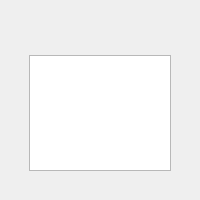
<?xml version="1.0" encoding="UTF-8"?>
<ui version="4.0">
 <class>Form</class>
 <widget class="QWidget" name="Form">
  <property name="geometry">
   <rect>
    <x>0</x>
    <y>0</y>
    <width>200</width>
    <height>200</height>
   </rect>
  </property>
  <property name="maximumSize">
   <size>
    <width>200</width>
    <height>200</height>
   </size>
  </property>
  <property name="windowTitle">
   <string>Form</string>
  </property>
  <property name="styleSheet">
   <string notr="true"/>
  </property>
  <layout class="QGridLayout" name="gridLayout">
   <item row="0" column="0">
    <widget class="QWidget" name="widget" native="true">
     <layout class="QGridLayout" name="gridLayout_2">
      <item row="0" column="0">
       <widget class="QFrame" name="note_item_2">
        <property name="styleSheet">
         <string notr="true"/>
        </property>
        <layout class="QGridLayout" name="note_item">
         <property name="horizontalSpacing">
          <number>0</number>
         </property>
         <property name="verticalSpacing">
          <number>6</number>
         </property>
         <item row="0" column="6">
          <widget class="QPushButton" name="delete_btn">
           <property name="minimumSize">
            <size>
             <width>16</width>
             <height>16</height>
            </size>
           </property>
           <property name="baseSize">
            <size>
             <width>30</width>
             <height>30</height>
            </size>
           </property>
           <property name="autoFillBackground">
            <bool>false</bool>
           </property>
           <property name="styleSheet">
            <string notr="true">/* Base styling for buttons */
QPushButton {
    border: none; /* Remove border for a flat design */
    max-width: 20px; /* Limit button width for a uniform look */
    max-height: 20px; /* Limit button height for a uniform look */
    /* Note: 'icon' property should be set programmatically in PyQt */
}
</string>
           </property>
           <property name="text">
            <string/>
           </property>
           <property name="icon">
            <iconset resource="resource.qrc">
             <normaloff>:/task_item_icons/icon/task_item/delete_black_48dp.svg</normaloff>:/task_item_icons/icon/task_item/delete_black_48dp.svg</iconset>
           </property>
          </widget>
         </item>
         <item row="1" column="0" colspan="7">
          <widget class="QTextEdit" name="note_summary"/>
         </item>
         <item row="0" column="5">
          <widget class="QPushButton" name="edit_btn">
           <property name="minimumSize">
            <size>
             <width>16</width>
             <height>16</height>
            </size>
           </property>
           <property name="baseSize">
            <size>
             <width>30</width>
             <height>30</height>
            </size>
           </property>
           <property name="autoFillBackground">
            <bool>false</bool>
           </property>
           <property name="styleSheet">
            <string notr="true">/* Base styling for buttons */
QPushButton {
    border: none; /* Remove border for a flat design */
    max-width: 20px; /* Limit button width for a uniform look */
    max-height: 20px; /* Limit button height for a uniform look */
    /* Note: 'icon' property should be set programmatically in PyQt */
}
</string>
           </property>
           <property name="text">
            <string/>
           </property>
           <property name="icon">
            <iconset resource="resource.qrc">
             <normaloff>:/task_item_icons/icon/task_item/edit_black_48dp.svg</normaloff>:/task_item_icons/icon/task_item/edit_black_48dp.svg</iconset>
           </property>
          </widget>
         </item>
         <item row="0" column="1">
          <spacer name="horizontalSpacer">
           <property name="orientation">
            <enum>Qt::Horizontal</enum>
           </property>
           <property name="sizeHint" stdset="0">
            <size>
             <width>40</width>
             <height>20</height>
            </size>
           </property>
          </spacer>
         </item>
        </layout>
       </widget>
      </item>
     </layout>
    </widget>
   </item>
  </layout>
 </widget>
 <resources>
  <include location="resource.qrc"/>
 </resources>
 <connections/>
</ui>
